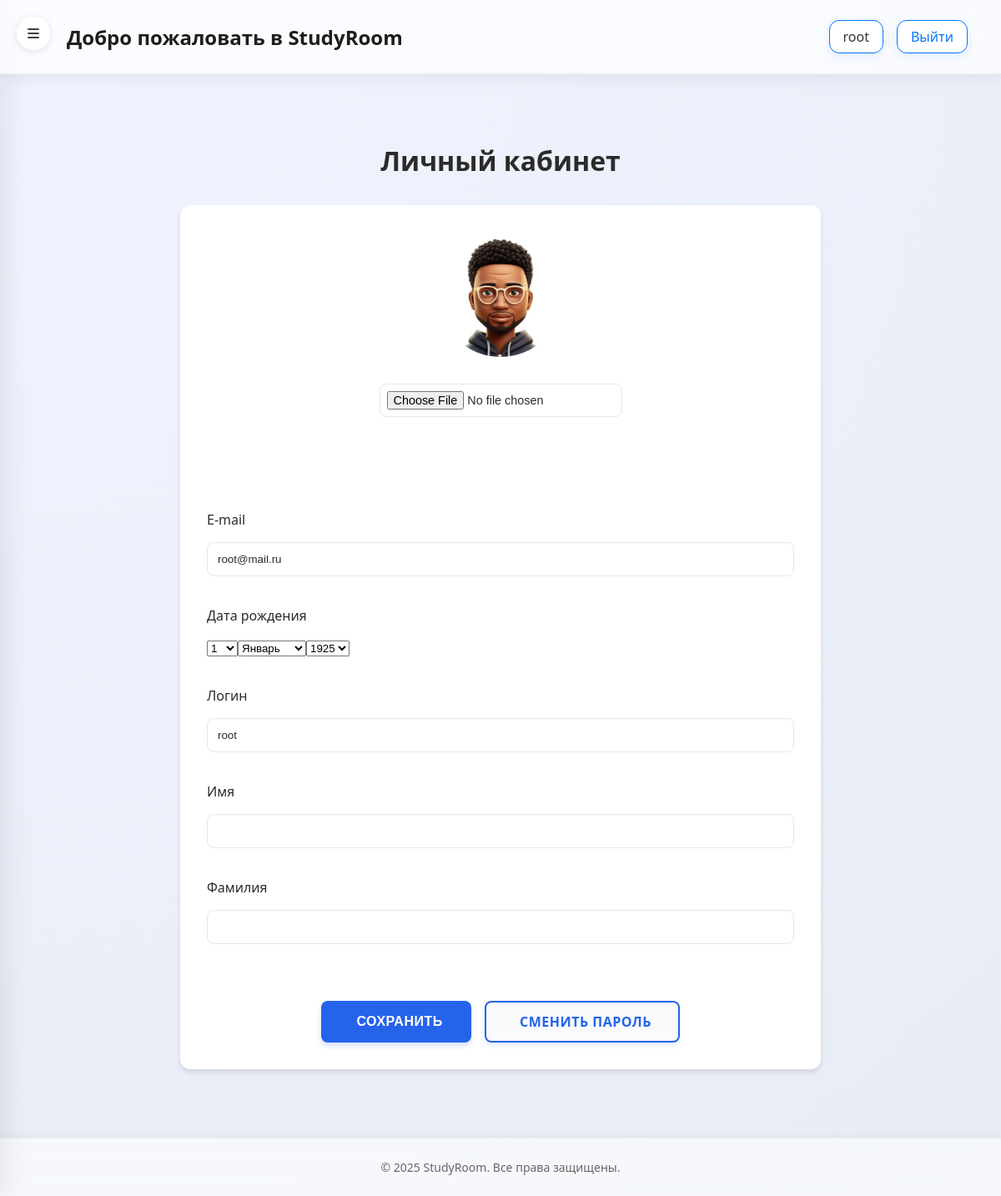
The app's page /accounts/profile/ (signed in) with its own data.
### apps/accounts/models.py (models this page shows)
class User(AbstractUser):
    avatar = models.ImageField(upload_to='users/%Y/%m/%d/', blank=True, null=True,
                               verbose_name="Пользовательский аватар")
    birth_date = models.DateField(blank=True, null=True, verbose_name="Дата рождения")
    @property
    def get_avatar_url(self):
        if self.avatar and hasattr(self.avatar, 'url'):
            return self.avatar.url
        return DEFAULT_USER_AVATAR

### apps/accounts/views.py (the view, shortened to what this page needs)
# urls.py: path('profile/', views.MyUserProfile.as_view(), name='profile'),
class MyUserProfile(LoginRequiredMixin, UpdateView):
    model = get_user_model()
    form_class = ProfileUserForm
    template_name = 'registration/my_profile.html'
    def get_object(self, queryset=None):
        return self.request.user

### apps/accounts/forms.py
class ProfileUserForm(forms.ModelForm):
    username = forms.CharField(disabled=True, label='Логин')
    email = forms.EmailField(disabled=True, label='E-mail')
    this_year = datetime.date.today().year
    birth_date = forms.DateField(widget=forms.SelectDateWidget(years=tuple(range(this_year-100, this_year-5))), label='Дата рождения')
    class Meta:
        model = get_user_model()
        fields = ['avatar', 'email', 'birth_date', 'username', 'birth_date', 'first_name', 'last_name']
        labels = {
            'first_name': 'Имя',
            'last_name': 'Фамилия',
        }

### templates/registration/my_profile.html (shortened to what this page needs)
{% extends 'base.html' %}
{% load static %}
{% block extra_head %}
<link href="{% static 'css/account_profile.css' %}" rel="stylesheet">
{% endblock %}
{% block content %}
<div class="account-profile">
    <div class="account-profile__header">
        <h2 class="account-profile__title">Личный кабинет</h2>
    </div>
    <div class="account-profile__content">
        <form method="post" action="" class="account-profile__form" enctype="multipart/form-data">
            <div class="account-profile__avatar-section">
                <div class="avatar-container">
                    <img src="{{ user.get_avatar_url }}" alt="Profile Avatar" class="avatar-image">
                    <div class="avatar-overlay">
                    </div>
                </div>
                <div class="avatar-input">
                    {{ form.avatar }}
                </div>
            </div>
            <div class="form-errors">
            </div>
            <div class="form-fields">
                {% for f in form %}
                    {% if f.name != 'avatar' %}
                    <div class="form-field">
                        <label for="{{ f.id_for_label }}" class="form-label">{{ f.label }}</label>
                        <div class="form-input">
                            {{ f }}
                        </div>
                    </div>
                    {% endif %}
                {% endfor %}
            </div>
            <div class="form-actions">
                <button type="submit" class="submit-button">
                    Сохранить
                </button>
                <a href="{% url 'accounts:password_change' %}" class="change-password-button">
                    Сменить пароль
                </a>
            </div>
        </form>
    </div>
</div>
{% endblock %}

### templates/base.html (shortened to what this page needs)
<!DOCTYPE html>
{% load static %}
<html lang="en">
<head>
    <link href="{% static 'css/base.css' %}" rel="stylesheet">
    {% block extra_head %}
    {% endblock %}
</head>
<body>
<div class="container">
    <button class="sidebar-toggle" id="sidebarToggle">
        <svg viewBox="0 0 24 24" fill="none" stroke="currentColor" stroke-width="2">
            <path d="M4 6h16M4 12h16M4 18h16"></path>
        </svg>
    </button>
    <div class="main" id="main">
        <header>
            <h2>{% block header_title %}Добро пожаловать в StudyRoom{% endblock %}</h2>
            <div class="user-menu">
                {% if user.is_authenticated %}
                <a href="{% url 'accounts:profile' %}"><span>{{ user.username }}</span></a>
                <a href="{% url 'accounts:logout' %}">Выйти</a>
                {% else %}
                <a href="{% url 'accounts:login' %}">Войти</a>
                <a href="{% url 'accounts:signup' %}">Регистрация</a>
                {% endif %}
            </div>
        </header>
        <main>
            {% block content %}
            {% endblock %}
        </main>
        <footer>
            © {{ year|default:"2025" }} StudyRoom. Все права защищены.
        </footer>
    </div>
</div>
</body>
</html>

### static/css/base.css (style rules this page uses)
* { margin: 0; padding: 0; box-sizing: border-box; }
html, body { font-family: 'Segoe UI', Tahoma, Geneva, Verdana, sans-serif; background: #e7ecf5; color: #2b2b2b; height: 100%; scroll-behavior: smooth; transition: background 0.3s ease; }
a { text-decoration: none; color: inherit; transition: all 0.3s ease; }
.container { display: flex; min-height: 100vh; background: radial-gradient(circle at top left, #f0f4ff, #e7ecf5); }
.main { margin-left: 260px; display: flex; flex-direction: column; flex: 1; min-height: 100vh; width: calc(100% - 260px); transition: margin-left 0.3s cubic-bezier(0.4, 0, 0.2, 1), width 0.3s cubic-bezier(0.4, 0, 0.2, 1); }
.main.expanded { margin-left: 0; width: 100%; }
header { background: rgba(255, 255, 255, 0.7); backdrop-filter: blur(16px); padding: 24px 40px 24px 80px; display: flex; justify-content: space-between; align-items: center; border-bottom: 1px solid rgba(0, 0, 0, 0.05); box-shadow: 0 6px 20px rgba(0, 0, 0, 0.06); position: sticky; top: 0; z-index: 20; transition: all 0.3s ease; }
header h2 { font-size: 24px; font-weight: 600; color: #1d1d1d; }
.user-menu { display: flex; align-items: center; gap: 16px; }
.user-menu span { font-weight: 500; color: #333; }
.user-menu a { padding: 8px 16px; border: 1px solid #0077ff; border-radius: 12px; background: white; color: #0077ff; font-weight: 500; box-shadow: 0 4px 12px rgba(0, 119, 255, 0.1); transition: all 0.3s ease; }
main { flex: 1; padding: 50px 60px; animation: fadeIn 0.6s ease-out; background: transparent; position: relative; z-index: 1; }
footer { background: rgba(255, 255, 255, 0.6); text-align: center; padding: 25px 40px; font-size: 14px; color: #666; border-top: 1px solid rgba(0, 0, 0, 0.05); backdrop-filter: blur(12px); box-shadow: 0 -4px 10px rgba(0, 0, 0, 0.03); }
.form-label { color: #4a5568; font-size: 16px; font-weight: 500; margin-bottom: 8px; font-family: 'Segoe UI', 'Inter', sans-serif; }
.sidebar-toggle { position: fixed; top: 20px; left: 20px; z-index: 100; background: rgba(255, 255, 255, 0.9); border: none; border-radius: 50%; width: 40px; height: 40px; display: flex; align-items: center; justify-content: center; cursor: pointer; box-shadow: 0 2px 10px rgba(0, 0, 0, 0.1); transition: all 0.3s cubic-bezier(0.4, 0, 0.2, 1); }
.sidebar-toggle svg { width: 20px; height: 20px; transition: transform 0.3s cubic-bezier(0.4, 0, 0.2, 1); }
.main.expanded { margin-left: 0; }

### records on screen
User: username "root", form "root@mail.ru" "root"

### other values on screen
{{ f.label }} "E-mail" "Дата рождения" "Логин" "Имя" "Фамилия"
{{ year|default:"2025" }} "2025"
